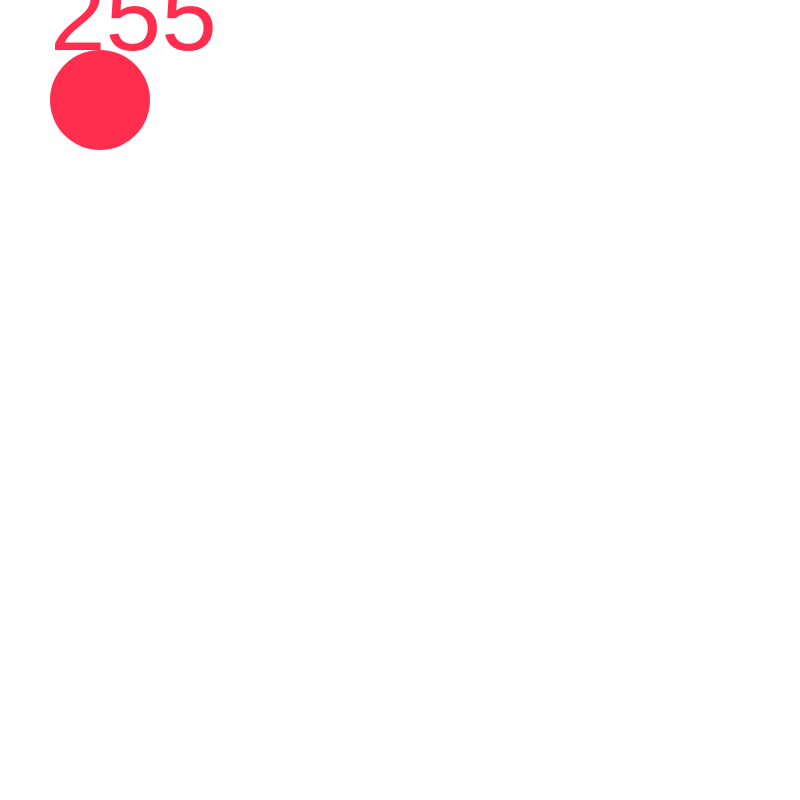
Frame 1 (no input)
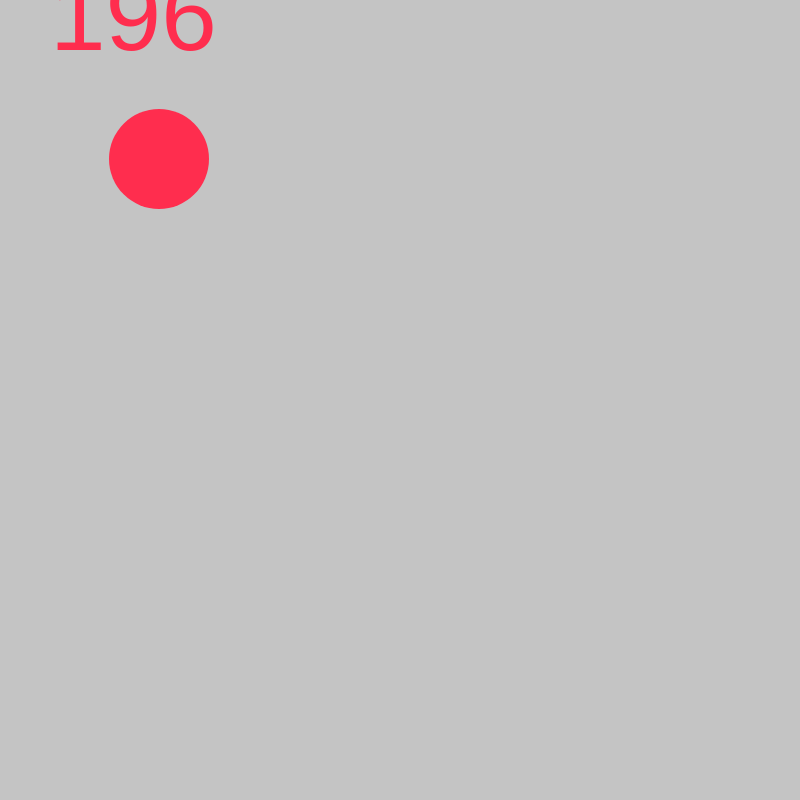
Frame 60 (no input)
Frame 120 (the mouse pressed at the canvas centre since frame 60): identical to frame 60, image omitted

The p5.js sketch that drew these frames (run headless with seeded random() and noise() and a simulated clock; from frame 60 on, the mouse is pressed at the canvas centre):

// p5.js sketch
// ── sketch.js


let circleX = 100;
let circleY = 100;
let bgColor = 255;
function setup() {
  createCanvas(800, 800);

}
function mousePressed(){
  circleX = 100;
  circleY = 100;
  bgColor = 255;
}

function draw() {

  background(bgColor);
  noStroke();
  fill(255,45,78);
  circle(circleX,circleY,100);
  circleX = circleX + 1;
  circleY = circleY + 1;

  textSize(100);
  text(bgColor, 50, 50);
  bgColor = bgColor - 1;
}
